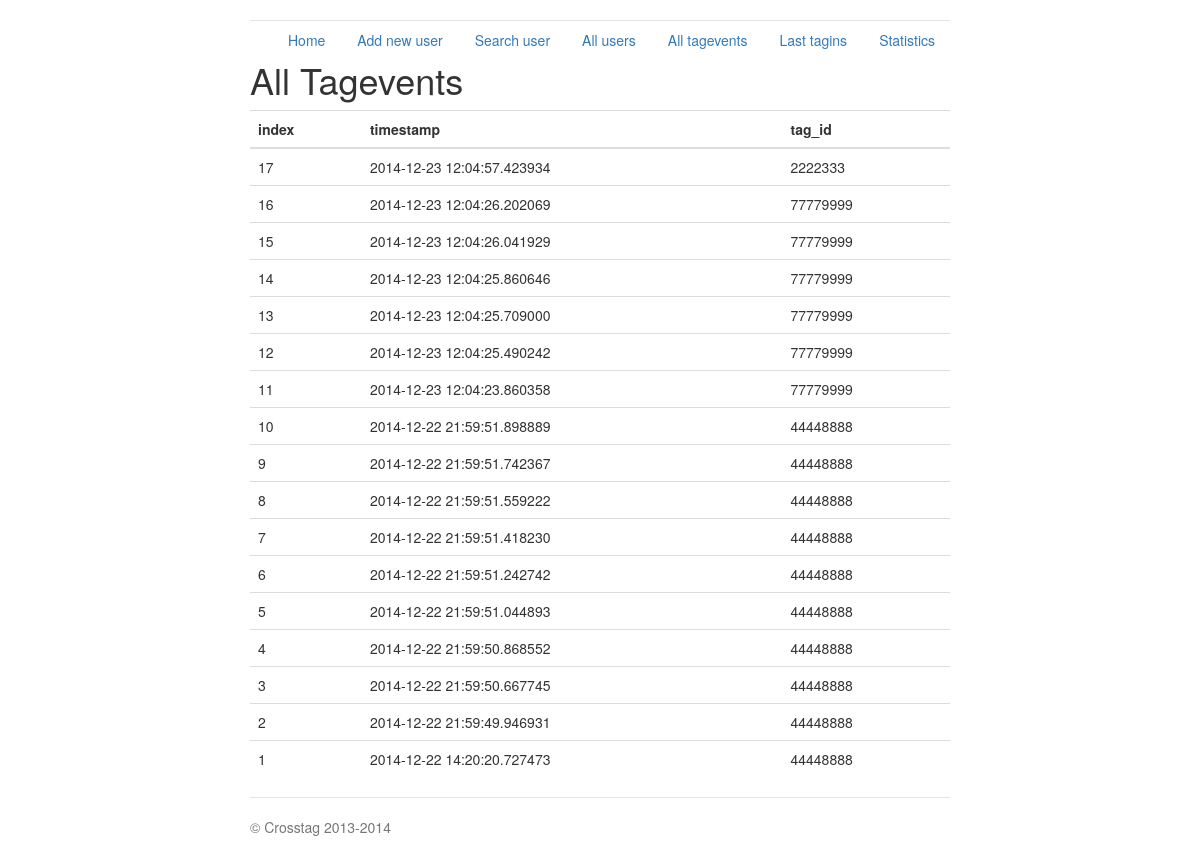
The page /all_tagevents on the database as committed earlier.
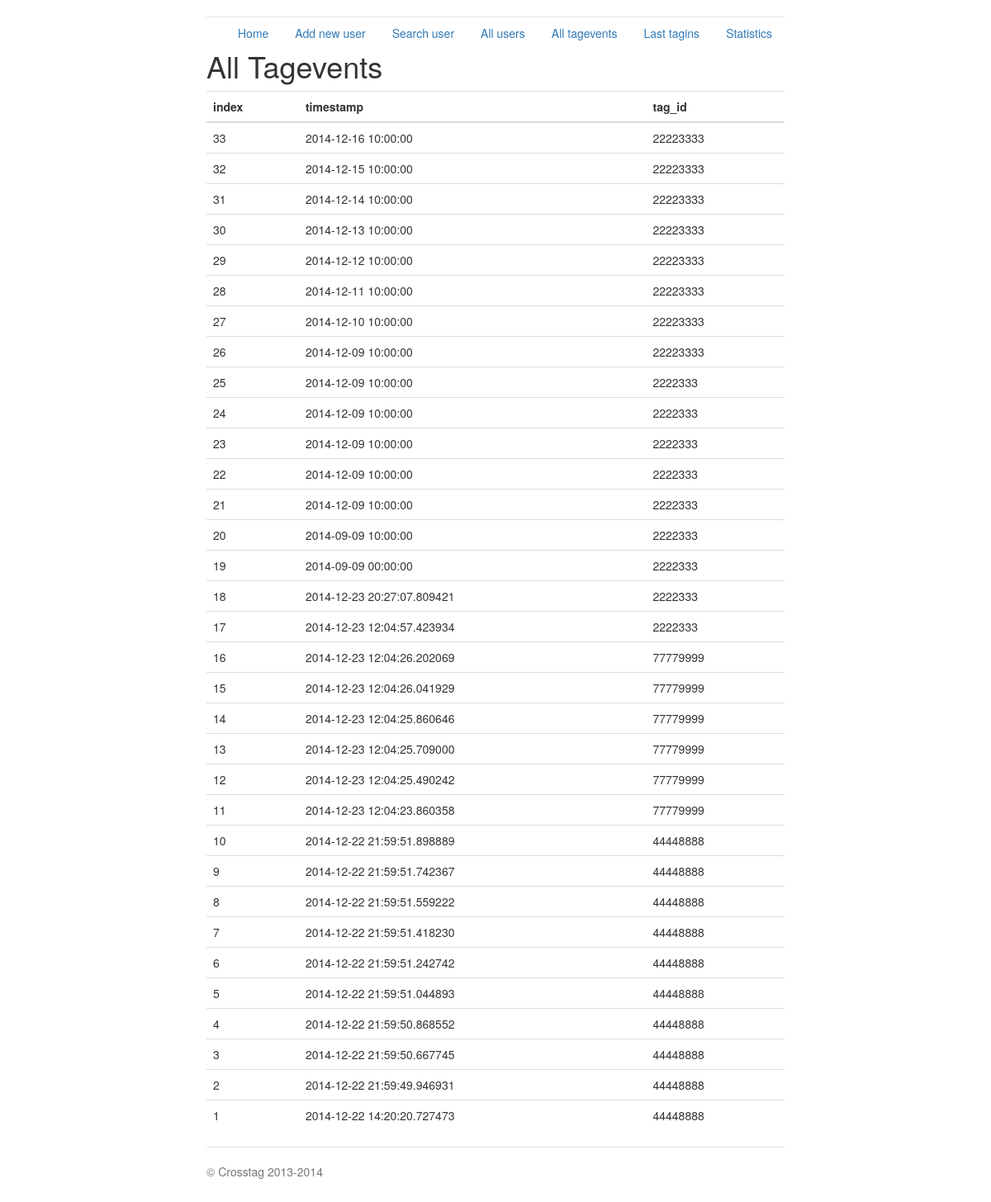
The same page on the database as committed later.
### crosstag_server.py (models this page shows, shortened)
class Tagevent(db.Model):
    index = db.Column(db.Integer, primary_key=True)
    tag_id = db.Column(db.Integer)
    timestamp = db.Column(db.DateTime)
    def dict(self):
        return {'index': self.index, 'timestamp': str(self.timestamp),
                'tag_id': self.tag_id}

### crosstag_server.py (the view)
@app.route('/all_tagevents', methods=['GET'])
def all_tagevents():
    ret = []
    events = Tagevent.query.all()
    for hit in events:
        js = hit.dict()
        ret.append(js)
    ret.reverse()
    return render_template('all_tagevents.html',
                           title='All Tagevents',
                           hits=ret)

### templates/all_tagevents.html (shortened to what this page needs)
{% extends "base.html" %}
{% block content %}
<h1>{{title}}</h1>
{% if hits %}
	<table class="table table-hover">
	<tbody>
		<thead>
			<tr>
				<th>index</th> <th>timestamp</th><th>tag_id</th>
			</tr>
		</thead>
				{% for hit in hits %}
				<tr>
					<td>{{hit.index}}</td> <td>{{hit.timestamp}}</td> <td>{{hit.tag_id}}</td>
				</tr>
				{% endfor %}
	</tbody>
	</table>
{% endif %}
{% endblock %}

### templates/base.html (shortened to what this page needs)
<!DOCTYPE html>
<html lang="en">
  <head>
    <link href="../../static/bootstrap.css" rel="stylesheet">
    <link href="../../static/jumbotron-narrow.css" rel="stylesheet">
  </head>
  <body>
    <div class="container">
      <div class="header">
        <nav>
          <ul class="nav nav-pills pull-right">
            <li role="presentation"><a href="/index">Home</a></li>
            <li role="presentation"><a href="/add_new_user">Add new user</a></li>
            <li role="presentation"><a href="/search_user">Search user</a></li>
            <li role="presentation"><a href="/all_users">All users</a></li>
            <li role="presentation"><a href="/all_tagevents">All tagevents</a></li>
            <li role="presentation"><a href="/last_tagins">Last tagins</a></li>
            <li role="presentation"><a href="/statistics">Statistics</a></li>
          </ul>
        </nav>
      </div>
      {% block content %}{% endblock %}
      <footer class="footer">
        <p>&copy; Crosstag 2013-2014</p>
      </footer>
    </div>
  </body>
</html>

### static/jumbotron-narrow.css (style rules this page uses)
body { padding-top: 20px; padding-bottom: 20px; }
.header, .marketing, .footer { padding-right: 15px; padding-left: 15px; }
.header { border-bottom: 1px solid #e5e5e5; }
.footer { padding-top: 19px; color: #777; border-top: 1px solid #e5e5e5; }
@media (min-width: 768px) { .container { max-width: 730px; } }
@media screen and (min-width: 768px) { .header, .marketing, .footer { padding-right: 0; padding-left: 0; } }
@media screen and (min-width: 768px) { .header { margin-bottom: 30px; } }

Rows that differ between the two databases and show on the page:
added Tagevent: index "33", timestamp "2014-12-16 10:00:00", tag_id "22223333"
added Tagevent: index "32", timestamp "2014-12-15 10:00:00", tag_id "22223333"
added Tagevent: index "31", timestamp "2014-12-14 10:00:00", tag_id "22223333"
added Tagevent: index "30", timestamp "2014-12-13 10:00:00", tag_id "22223333"
added Tagevent: index "29", timestamp "2014-12-12 10:00:00", tag_id "22223333"
added Tagevent: index "28", timestamp "2014-12-11 10:00:00", tag_id "22223333"
added Tagevent: index "27", timestamp "2014-12-10 10:00:00", tag_id "22223333"
added Tagevent: index "26", timestamp "2014-12-09 10:00:00", tag_id "22223333"
added Tagevent: index "25", timestamp "2014-12-09 10:00:00", tag_id "2222333"
added Tagevent: index "24", timestamp "2014-12-09 10:00:00", tag_id "2222333"
added Tagevent: index "23", timestamp "2014-12-09 10:00:00", tag_id "2222333"
added Tagevent: index "22", timestamp "2014-12-09 10:00:00", tag_id "2222333"
added Tagevent: index "21", timestamp "2014-12-09 10:00:00", tag_id "2222333"
added Tagevent: index "20", timestamp "2014-09-09 10:00:00", tag_id "2222333"
added Tagevent: index "19", timestamp "2014-09-09 00:00:00", tag_id "2222333"
added Tagevent: index "18", timestamp "2014-12-23 20:27:07.809421", tag_id "2222333"
